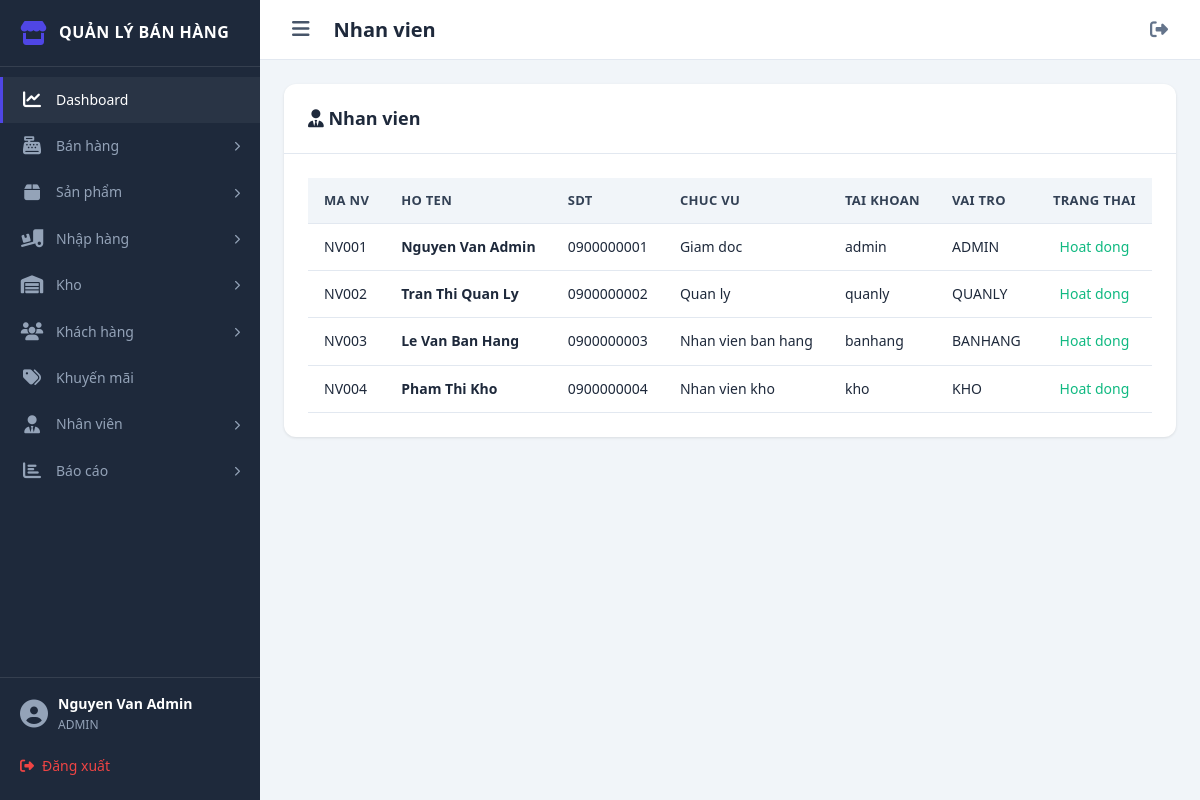
/nhanvien/index.php (signed in), run on the app's committed database.
### tables this page shows
CREATE TABLE QUYEN (
    ma_quyen INT AUTO_INCREMENT PRIMARY KEY,
    ten_quyen VARCHAR(100) NOT NULL UNIQUE,
    ma_quyen_code VARCHAR(50) NOT NULL UNIQUE,
    mo_ta TEXT,
    ngay_tao TIMESTAMP DEFAULT CURRENT_TIMESTAMP
);

CREATE TABLE NHANVIEN (
    ma_nhan_vien INT AUTO_INCREMENT PRIMARY KEY,
    ma_nv VARCHAR(20) NOT NULL UNIQUE,
    ho_ten VARCHAR(100) NOT NULL,
    so_dien_thoai VARCHAR(15),
    email VARCHAR(100),
    dia_chi TEXT,
    ma_chuc_vu INT,
    ngay_vao_lam DATE,
    trang_thai TINYINT DEFAULT 1,
    ngay_tao TIMESTAMP DEFAULT CURRENT_TIMESTAMP,
    FOREIGN KEY (ma_chuc_vu) REFERENCES CHUCVU(ma_chuc_vu) ON DELETE SET NULL,
    INDEX idx_ma_nv (ma_nv),
    INDEX idx_ho_ten (ho_ten)
);

CREATE TABLE CHUCVU (
    ma_chuc_vu INT AUTO_INCREMENT PRIMARY KEY,
    ten_chuc_vu VARCHAR(100) NOT NULL,
    mo_ta TEXT,
    trang_thai TINYINT DEFAULT 1,
    ngay_tao TIMESTAMP DEFAULT CURRENT_TIMESTAMP
);

CREATE TABLE TAIKHOAN (
    ma_tai_khoan INT AUTO_INCREMENT PRIMARY KEY,
    username VARCHAR(50) NOT NULL UNIQUE,
    password_hash VARCHAR(255) NOT NULL,
    ma_nhan_vien INT,
    ma_vai_tro INT NOT NULL,
    lan_dang_nhap_cuoi DATETIME,
    trang_thai TINYINT DEFAULT 1,
    ngay_tao TIMESTAMP DEFAULT CURRENT_TIMESTAMP,
    FOREIGN KEY (ma_nhan_vien) REFERENCES NHANVIEN(ma_nhan_vien) ON DELETE SET NULL,
    FOREIGN KEY (ma_vai_tro) REFERENCES VAITRO(ma_vai_tro) ON DELETE RESTRICT,
    INDEX idx_username (username)
);

CREATE TABLE VAITRO (
    ma_vai_tro INT AUTO_INCREMENT PRIMARY KEY,
    ten_vai_tro VARCHAR(50) NOT NULL UNIQUE,
    mo_ta TEXT,
    trang_thai TINYINT DEFAULT 1,
    ngay_tao TIMESTAMP DEFAULT CURRENT_TIMESTAMP
);

### config/config.php (called while the page is built, shortened)
<?php
function url($path = '') {
    return BASE_URL . ltrim($path, '/');
}

### includes/auth.php (called while the page is built, shortened)
<?php
require_once __DIR__ . '/../config/config.php';
require_once __DIR__ . '/../config/database.php';
$username = $_SESSION['username'] ?? 'Guest';
$vai_tro = $_SESSION['vai_tro'] ?? 'BANHANG';
$ho_ten = $_SESSION['ho_ten'] ?? $username;
$stmt = $pdo->prepare("
    SELECT q.ma_quyen_code
    FROM VAITRO_QUYEN vq
    JOIN QUYEN q ON vq.ma_quyen = q.ma_quyen
    WHERE vq.ma_vai_tro = :ma_vai_tro
");
$stmt->execute(['ma_vai_tro' => $_SESSION['ma_vai_tro']]);
$user_permissions = $stmt->fetchAll(PDO::FETCH_COLUMN);

### nhanvien/index.php (the view, shortened to what this page needs)
<?php
require_once __DIR__ . '/../config/config.php';
require_once __DIR__ . '/../includes/auth.php';
$stmt = $pdo->query("
    SELECT nv.*, cv.ten_chuc_vu, tk.username, vt.ten_vai_tro
    FROM NHANVIEN nv
    LEFT JOIN CHUCVU cv ON nv.ma_chuc_vu = cv.ma_chuc_vu
    LEFT JOIN TAIKHOAN tk ON nv.ma_nhan_vien = tk.ma_nhan_vien
    LEFT JOIN VAITRO vt ON tk.ma_vai_tro = vt.ma_vai_tro
    ORDER BY nv.ngay_tao DESC
");
$staff = $stmt->fetchAll();
require_once __DIR__ . '/../includes/header.php';
?>
<div class="card">
    <div class="card-header">
        <h2><i class="fas fa-user-tie"></i> Nhan vien</h2>
    </div>
    <div class="card-body">
        <table class="data-table">
            <thead>
                <tr><th>Ma NV</th><th>Ho ten</th><th>SDT</th><th>Chuc vu</th><th>Tai khoan</th><th>Vai tro</th><th>Trang thai</th></tr>
            </thead>
            <tbody>
                <?php foreach ($staff as $s): ?>
                <tr>
                    <td><?= htmlspecialchars($s['ma_nv']) ?></td>
                    <td><strong><?= htmlspecialchars($s['ho_ten']) ?></strong></td>
                    <td><?= htmlspecialchars($s['so_dien_thoai']) ?></td>
                    <td><?= htmlspecialchars($s['ten_chuc_vu'] ?? '-') ?></td>
                    <td><?= htmlspecialchars($s['username'] ?? '-') ?></td>
                    <td><?= htmlspecialchars($s['ten_vai_tro'] ?? '-') ?></td>
                    <td class="text-center"><?= $s['trang_thai'] ? '<span class="text-success">Hoat dong</span>' : '<span class="text-danger">Khoa</span>' ?></td>
                </tr>
                <?php endforeach; ?>
            </tbody>
        </table>
    </div>
</div>
<?php require_once __DIR__ . '/../includes/footer.php'; ?>

### includes/sidebar.php (shortened to what this page needs)
<?php
require_once __DIR__ . '/../config/config.php';
$current = getCurrentModule();
function renderMenuItem($item, $current) {
    $isActive = ($current === $item['module']);
    $hasSub = isset($item['submenu']);
    $activeClass = $isActive ? 'active' : '';
    $subClass = ($hasSub && $isActive) ? 'expanded' : '';
    echo '<li class="menu-item ' . $activeClass . ' ' . $subClass . '">';
    echo '<a href="' . url($item['link']) . '" class="menu-link" ' . ($hasSub ? 'onclick="toggleSubmenu(this);return false;"' : '') . '>';
    echo '<i class="fas ' . $item['icon'] . '"></i>';
    echo '<span>' . htmlspecialchars($item['label']) . '</span>';
    if ($hasSub) echo '<i class="fas fa-chevron-right submenu-arrow"></i>';
    echo '</a>';
    echo '</li>';
}
?>
<aside class="sidebar" id="sidebar">
    <div class="sidebar-brand">
        <i class="fas fa-store"></i>
        <span>QUẢN LÝ BÁN HÀNG</span>
    </div>
    <nav class="sidebar-nav">
        <ul class="menu-list">
            <?php foreach ($menuItems as $item) renderMenuItem($item, $current); ?>
        </ul>
    </nav>
    <div class="sidebar-footer">
        <div class="user-mini">
            <i class="fas fa-user-circle"></i>
            <div>
                <div class="mini-name"><?= htmlspecialchars($ho_ten ?? $_SESSION['ho_ten'] ?? '') ?></div>
                <div class="mini-role"><?= htmlspecialchars($vai_tro ?? $_SESSION['vai_tro'] ?? '') ?></div>
            </div>
        </div>
        <a href="<?= url('auth/logout.php') ?>" class="logout-link">
            <i class="fas fa-sign-out-alt"></i> Đăng xuất
        </a>
    </div>
</aside>

### assets/css/style.css (style rules this page uses)
:root { --primary: #4f46e5; --primary-dark: #4338ca; --primary-light: #e0e7ff; --secondary: #64748b; --success: #10b981; --warning: #f59e0b; --danger: #ef4444; --info: #3b82f6; --dark: #1e293b; --light: #f8fafc; --gray-100: #f1f5f9; --gray-200: #e2e8f0; --gray-300: #cbd5e1; --gray-400: #94a3b8; --gray-500: #64748b; --gray-600: #475569; --gray-700: #334155; --gray-800: #1e293b; --sidebar-width: 260px; --sidebar-collapsed: 70px; --header-height: 60px; --radius: 8px; --shadow: 0 1px 3px rgba(0,0,0,0.1); --shadow-lg: 0 10px 15px -3px rgba(0,0,0,0.1); --transition: all 0.3s ease; }
* { margin: 0; padding: 0; box-sizing: border-box; }
body { font-family: 'Segoe UI', system-ui, -apple-system, sans-serif; background: var(--gray-100); color: var(--gray-800); line-height: 1.6; }
.sidebar { width: var(--sidebar-width); background: var(--dark); color: white; position: fixed; height: 100vh; overflow-y: auto; z-index: 100; transition: var(--transition); display: flex; flex-direction: column; }
.sidebar-brand { padding: 20px; display: flex; align-items: center; gap: 12px; border-bottom: 1px solid rgba(255,255,255,0.1); }
.sidebar-brand i { font-size: 24px; color: var(--primary); }
.sidebar-brand span { font-size: 16px; font-weight: 700; letter-spacing: 0.5px; }
.sidebar-nav { flex: 1; padding: 10px 0; }
.menu-list { list-style: none; }
.menu-item { position: relative; }
.menu-link { display: flex; align-items: center; gap: 12px; padding: 12px 20px; color: var(--gray-400); text-decoration: none; font-size: 14px; transition: var(--transition); cursor: pointer; }
.menu-link:hover, .menu-item.active > .menu-link { color: white; background: rgba(255,255,255,0.05); }
.menu-item.active > .menu-link { border-left: 3px solid var(--primary); padding-left: 17px; }
.menu-link i:first-child { font-size: 18px; width: 24px; text-align: center; }
.submenu-arrow { margin-left: auto; font-size: 10px; transition: transform 0.3s; }
.sidebar-footer { padding: 15px 20px; border-top: 1px solid rgba(255,255,255,0.1); }
.user-mini { display: flex; align-items: center; gap: 10px; margin-bottom: 12px; }
.user-mini i { font-size: 28px; color: var(--gray-400); }
.mini-name { font-size: 14px; font-weight: 600; color: white; }
.mini-role { font-size: 12px; color: var(--gray-400); }
.logout-link { display: flex; align-items: center; gap: 8px; color: var(--danger); text-decoration: none; font-size: 14px; padding: 8px 0; }
.data-table { width: 100%; border-collapse: collapse; font-size: 14px; }
.data-table th, .data-table td { padding: 12px 16px; text-align: left; border-bottom: 1px solid var(--gray-200); }
.data-table th { background: var(--gray-100); font-weight: 600; color: var(--gray-700); font-size: 13px; text-transform: uppercase; letter-spacing: 0.3px; }
.text-center { text-align: center !important; }
.text-success { color: var(--success) !important; }
.card { background: white; border-radius: 12px; box-shadow: var(--shadow); overflow: hidden; }
.card-header { padding: 20px 24px; border-bottom: 1px solid var(--gray-200); display: flex; align-items: center; justify-content: space-between; }
.card-header h2 { font-size: 18px; font-weight: 600; }
.card-body { padding: 24px; }

### data on the page
quyen: label "Sản phẩm"
quyen: label "Nhập hàng"
quyen: label "Khách hàng"
quyen: label "Khuyến mãi"
quyen: label "Nhân viên"
quyen: label "Báo cáo"
nhanvien: ma_nv "NV001", ho_ten "Nguyen Van Admin", so_dien_thoai "0900000001", ma_chuc_vu.ten_chuc_vu "Giam doc", taikhoan.username "admin", vaitro.ten_vai_tro "ADMIN", trang_thai "Hoat dong"
nhanvien: ma_nv "NV002", ho_ten "Tran Thi Quan Ly", so_dien_thoai "0900000002", ma_chuc_vu.ten_chuc_vu "Quan ly", taikhoan.username "quanly", vaitro.ten_vai_tro "QUANLY", trang_thai "Hoat dong"
nhanvien: ma_nv "NV003", ho_ten "Le Van Ban Hang", so_dien_thoai "0900000003", ma_chuc_vu.ten_chuc_vu "Nhan vien ban hang", taikhoan.username "banhang", vaitro.ten_vai_tro "BANHANG", trang_thai "Hoat dong"
nhanvien: ma_nv "NV004", ho_ten "Pham Thi Kho", so_dien_thoai "0900000004", ma_chuc_vu.ten_chuc_vu "Nhan vien kho", taikhoan.username "kho", vaitro.ten_vai_tro "KHO", trang_thai "Hoat dong"

### other printed values
$item['label'] "Dashboard"
$item['label'] "Bán hàng"
$item['label'] "Kho"
$ho_ten "Nguyen Van Admin"
$vai_tro "ADMIN"
$page_title "Nhan vien"
